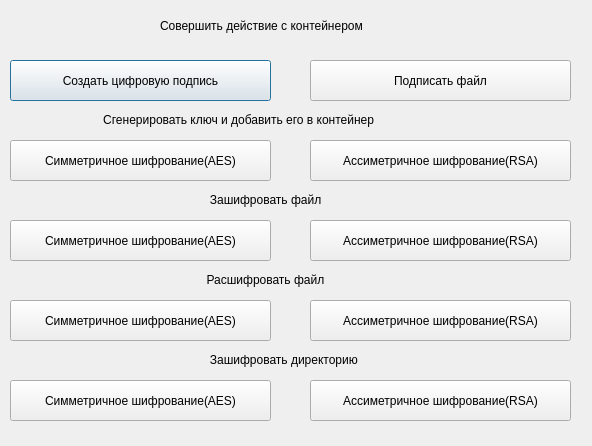
<?xml version="1.0" encoding="UTF-8"?>
<ui version="4.0">
 <class>ActionWithContainer</class>
 <widget class="QDialog" name="ActionWithContainer">
  <property name="geometry">
   <rect>
    <x>0</x>
    <y>0</y>
    <width>592</width>
    <height>446</height>
   </rect>
  </property>
  <property name="windowTitle">
   <string>Dialog</string>
  </property>
  <widget class="QPushButton" name="CreateDS">
   <property name="geometry">
    <rect>
     <x>10</x>
     <y>60</y>
     <width>261</width>
     <height>41</height>
    </rect>
   </property>
   <property name="text">
    <string>Создать цифровую подпись</string>
   </property>
  </widget>
  <widget class="QPushButton" name="UseDS">
   <property name="geometry">
    <rect>
     <x>310</x>
     <y>60</y>
     <width>261</width>
     <height>41</height>
    </rect>
   </property>
   <property name="text">
    <string>Подписать файл</string>
   </property>
  </widget>
  <widget class="QLabel" name="label">
   <property name="geometry">
    <rect>
     <x>160</x>
     <y>10</y>
     <width>281</width>
     <height>31</height>
    </rect>
   </property>
   <property name="text">
    <string>Совершить действие с контейнером</string>
   </property>
  </widget>
  <widget class="QPushButton" name="EncryptFileAES">
   <property name="geometry">
    <rect>
     <x>10</x>
     <y>220</y>
     <width>261</width>
     <height>41</height>
    </rect>
   </property>
   <property name="text">
    <string>Симметричное шифрование(AES)</string>
   </property>
  </widget>
  <widget class="QPushButton" name="EncryptFileRSA">
   <property name="geometry">
    <rect>
     <x>310</x>
     <y>220</y>
     <width>261</width>
     <height>41</height>
    </rect>
   </property>
   <property name="text">
    <string>Ассиметричное шифрование(RSA)</string>
   </property>
  </widget>
  <widget class="QPushButton" name="AddAESKey">
   <property name="geometry">
    <rect>
     <x>10</x>
     <y>140</y>
     <width>261</width>
     <height>41</height>
    </rect>
   </property>
   <property name="text">
    <string>Симметричное шифрование(AES)</string>
   </property>
  </widget>
  <widget class="QPushButton" name="AddRSAKey">
   <property name="geometry">
    <rect>
     <x>310</x>
     <y>140</y>
     <width>261</width>
     <height>41</height>
    </rect>
   </property>
   <property name="text">
    <string>Ассиметричное шифрование(RSA)</string>
   </property>
  </widget>
  <widget class="QLabel" name="label_2">
   <property name="geometry">
    <rect>
     <x>140</x>
     <y>190</y>
     <width>331</width>
     <height>20</height>
    </rect>
   </property>
   <property name="text">
    <string>                     Зашифровать файл</string>
   </property>
  </widget>
  <widget class="QLabel" name="label_3">
   <property name="geometry">
    <rect>
     <x>30</x>
     <y>110</y>
     <width>461</width>
     <height>20</height>
    </rect>
   </property>
   <property name="text">
    <string>                      Сгенерировать ключ и добавить его в контейнер</string>
   </property>
  </widget>
  <widget class="QLabel" name="label_4">
   <property name="geometry">
    <rect>
     <x>120</x>
     <y>270</y>
     <width>331</width>
     <height>20</height>
    </rect>
   </property>
   <property name="text">
    <string>                          Расшифровать файл</string>
   </property>
  </widget>
  <widget class="QPushButton" name="DecrytFileAES">
   <property name="geometry">
    <rect>
     <x>10</x>
     <y>300</y>
     <width>261</width>
     <height>41</height>
    </rect>
   </property>
   <property name="text">
    <string>Симметричное шифрование(AES)</string>
   </property>
  </widget>
  <widget class="QPushButton" name="DecryptFileRSA">
   <property name="geometry">
    <rect>
     <x>310</x>
     <y>300</y>
     <width>261</width>
     <height>41</height>
    </rect>
   </property>
   <property name="text">
    <string>Ассиметричное шифрование(RSA)</string>
   </property>
  </widget>
  <widget class="QLabel" name="label_6">
   <property name="geometry">
    <rect>
     <x>140</x>
     <y>350</y>
     <width>331</width>
     <height>20</height>
    </rect>
   </property>
   <property name="text">
    <string>                     Зашифровать директорию</string>
   </property>
  </widget>
  <widget class="QPushButton" name="EncryptDirAES">
   <property name="geometry">
    <rect>
     <x>10</x>
     <y>380</y>
     <width>261</width>
     <height>41</height>
    </rect>
   </property>
   <property name="text">
    <string>Симметричное шифрование(AES)</string>
   </property>
  </widget>
  <widget class="QPushButton" name="EncryptDirRSA">
   <property name="geometry">
    <rect>
     <x>310</x>
     <y>380</y>
     <width>261</width>
     <height>41</height>
    </rect>
   </property>
   <property name="text">
    <string>Ассиметричное шифрование(RSA)</string>
   </property>
  </widget>
 </widget>
 <resources/>
 <connections/>
</ui>
